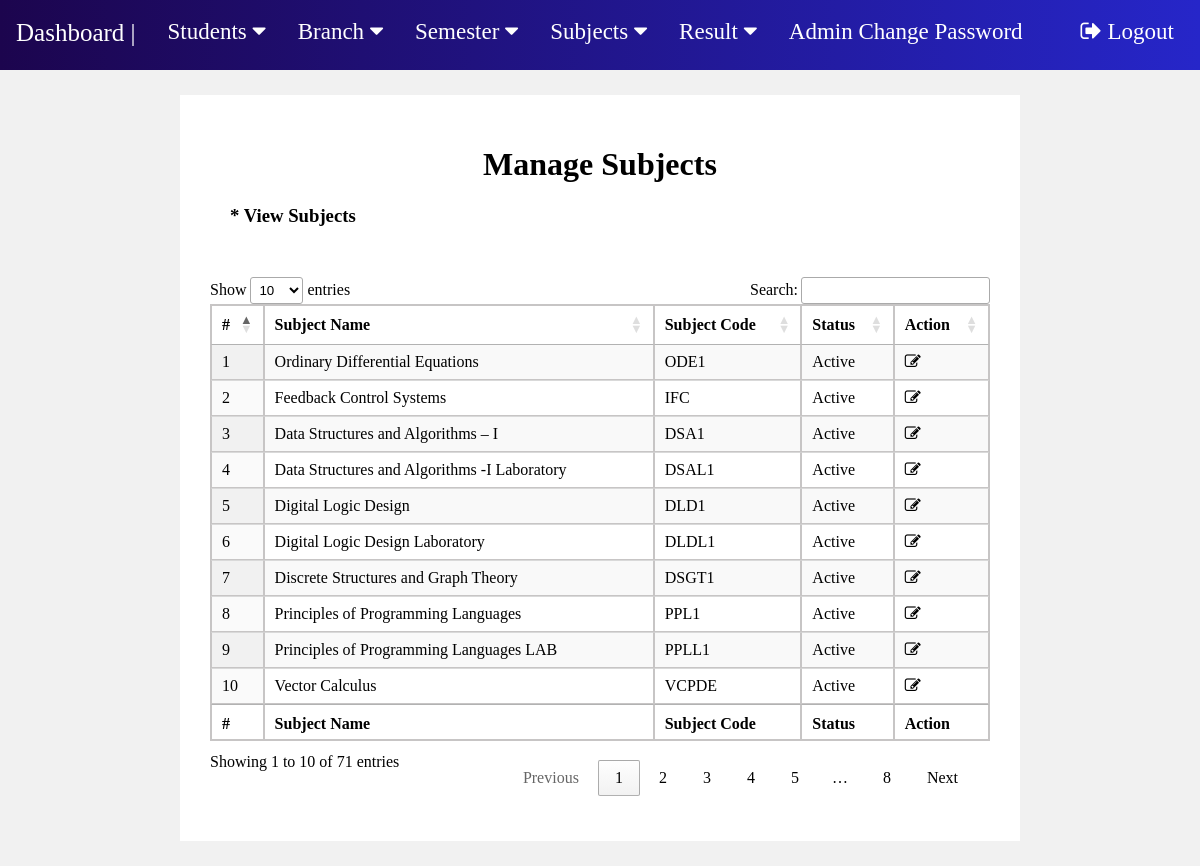
The page /manage-subjects.php (signed in) on the database its author committed.
### tables this page shows
CREATE TABLE `subjects` (
  `subj_id` int(200) NOT NULL,
  `subj_name` varchar(200) NOT NULL,
  `subj_code` varchar(100) NOT NULL,
  `status` int(1) NOT NULL
);

### manage-subjects.php (the view, shortened to what this page needs)
<?php
include "includes/connection.php";
?>
<!DOCTYPE html>
<html lang="en">
<head>
    <link rel="stylesheet" type="text/css" href="css/fp1.css?version=51">
	<link rel="stylesheet" href=
"https://cdn.datatables.net/1.10.22/css/jquery.dataTables.min.css" />
</head>
<body>
    <?php include "nav.php";?>
    <div class="m2">
        <h1 style="text-align:center;">Manage Subjects</h1>
        <h3 style="margin : 20px; margin-bottom:50px">* View Subjects</h3>
        <table id="tableID" class="display" >
            <thead  >
                <tr >
                    <th >#</th>
                    <th style="">Subject Name</th>
                    <th style="">Subject Code</th>
                    <th style="">Status</th>
                    <th>Action</th>
                </tr>
            </thead>
            <tfoot>
                <tr>
                    <th >#</th>
                    <th style="">Subject Name</th>
                    <th style="">Subject Code</th>
                    <th style="">Status</th>
                    <th>Action</th>
                </tr>
            </tfoot>
            <tbody>
<?php
$sql = "SELECT subjects.subj_id,subjects.subj_name, subjects.subj_code , subjects.status from subjects";
$result = mysqli_query($conn, $sql);
$c = 1;
$num = mysqli_num_rows($result);
if($num > 0){
    while($row = mysqli_fetch_assoc($result)){
        ?>
        <tr>
            <td><?php echo $c;?></td>
            <td><?php echo $row['subj_name'];?></td>
            <td><?php echo $row['subj_code'];?></td>
            <td><?php if($row['status'] == 1){
                echo "Active";
            }
            else{
                echo "Inactive";
            };?></td>
            <td><a href="edit-subjects.php?subid=<?php echo $row['subj_id'];?>"><i class="fa fa-edit" title="Edit Record"></i> </a></td>
        </tr>
        <?php
        $c++;
    }
}
?>
            </tbody>
        </table>
    </div>
</body>
</html>

### css/fp1.css (style rules this page uses)
body { background-color: rgb(241, 241, 241); margin: 0; }
table { border: 1px solid rgb(199, 197, 197); margin: auto auto; border-collapse: collapse; width: 95%; margin-bottom: 50px; }
th, td { border-collapse: collapse; padding: 8px; text-align: left; border: 1px solid rgb(199, 197, 197); border-collapse: collapse; }
th { text-align: left; }
a { text-decoration: none; color: black; }
.m2 { background-color:White; border: 30px solid white; margin : 25px auto; width: 65%; }

### rows shown on the page
subjects: subj_name "Ordinary Differential Equations", subj_code "ODE1", status "Active"
subjects: subj_name "Feedback Control Systems", subj_code "IFC", status "Active"
subjects: subj_name "Data Structures and Algorithms – I", subj_code "DSA1", status "Active"
subjects: subj_name "Data Structures and Algorithms -I Laboratory", subj_code "DSAL1", status "Active"
subjects: subj_name "Digital Logic Design", subj_code "DLD1", status "Active"
subjects: subj_name "Digital Logic Design Laboratory", subj_code "DLDL1", status "Active"
subjects: subj_name "Discrete Structures and Graph Theory", subj_code "DSGT1", status "Active"
subjects: subj_name "Principles of Programming Languages", subj_code "PPL1", status "Active"
subjects: subj_name "Principles of Programming Languages LAB", subj_code "PPLL1", status "Active"
subjects: subj_name "Vector Calculus", subj_code "VCPDE", status "Active"
